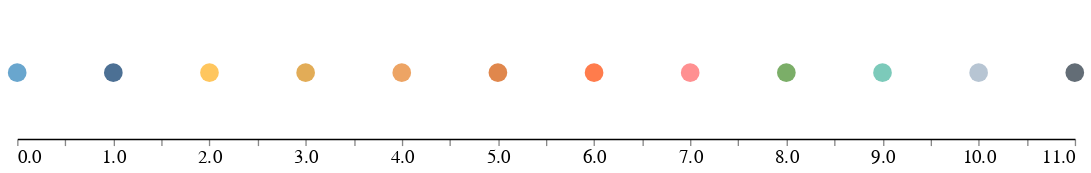

Here is the notebook cell this chart was saved with:
### Code cell
data = pd.DataFrame({
    'x': range(12),
    'color': [   '#2980B9', #(light blue)
        '#003366', #(dark blue)
        '#FFAE19', #(gold)
        '#D68910', #(dark gold)
        '#E67E22', #(orange)
        '#D35400', #(dark orange)
        '#FF4500', #(red)
        '#FF6162', #(dark pink/red)
        '#438B28', #(green)
        '#45B39D', #(teal)
        '#99ADC1', #(light gray)
        '#212F3C', #(dark gray)
    ]
})

alt.Chart(data).mark_point(
    filled=True,
    size=200
).encode(
    x='x',
    color=alt.Color('color', scale=None)
).properties(
    height = 100
)

### Figure 1 — Vega-Lite specification as saved in the notebook (floating-point values rounded to 4 significant figures)
{"width": 800, "height": 100, "config": {"title": {"fontSize": 18, "font": "Times New Roman", "anchor": "center", "fontColor": "#000000"}, "axisX": {"domain": true, "domainColor": "#000000", "grid": false, "labelFont": "Times New Roman", "labelFontSize": 14, "titleFont": "Times New Roman", "titleFontSize": 14, "titleFontWeight": "normal", "title": "X Axis Title (units)"}, "axisY": {"domain": true, "grid": false, "gridColor": "#DEDDDD", "gridWidth": 1, "labelFont": "Times New Roman", "labelFontSize": 14, "labelAngle": 0, "ticks": false, "titleFont": "Times New Roman", "titleFontSize": 14, "titleFontWeight": "normal", "titlePadding": 10, "title": "Y Axis Title (units)"}, "range": {"category": ["#2980B9", "#003366", "#FFAE19", "#D68910", "#E67E22", "#D35400", "#FF4500", "#FF6162", "#438B28", "#45B39D", "#99ADC1", "#212F3C"]}, "legend": {"labelFont": "Times New Roman", "labelFontSize": 14, "symbolType": "square", "symbolSize": 100, "titleFont": "Times New Roman", "titleFontSize": 14, "titleFontWeight": "normal", "title": "Legend", "orient": "right", "offset": 0}, "tooltip": {"font": "Open Sans"}, "view": {"stroke": "transparent", "text": {"font": "Times New Roman", "color": ["#2980B9", "#003366", "#FFAE19", "#D68910", "#E67E22", "#D35400", "#FF4500", "#FF6162", "#438B28", "#45B39D", "#99ADC1", "#212F3C"], "fontSize": 14, "align": "right", "fontWeight": 400, "size": 14}, "bar": {"size": 40, "binSpacing": 1, "continuousBandSize": 30, "discreteBandSize": 30, "fill": ["#2980B9", "#003366", "#FFAE19", "#D68910", "#E67E22", "#D35400", "#FF4500", "#FF6162", "#438B28", "#45B39D", "#99ADC1", "#212F3C"], "stroke": false}}}, "data": {"name": "data-e243f0c8b6ac22c374e653258a2d457f"}, "mark": {"type": "point", "filled": true, "size": 200}, "encoding": {"color": {"type": "nominal", "field": "color", "scale": null}, "x": {"type": "quantitative", "field": "x"}}, "$schema": "https://vega.github.io/schema/vega-lite/v4.8.1.json", "datasets": {"data-e243f0c8b6ac22c374e653258a2d457f": [{"x": 0, "color": "#2980B9"}, {"x": 1, "color": "#003366"}, {"x": 2, "color": "#FFAE19"}, {"x": 3, "color": "#D68910"}, {"x": 4, "color": "#E67E22"}, {"x": 5, "color": "#D35400"}, {"x": 6, "color": "#FF4500"}, {"x": 7, "color": "#FF6162"}, {"x": 8, "color": "#438B28"}, {"x": 9, "color": "#45B39D"}, {"x": 10, "color": "#99ADC1"}, {"x": 11, "color": "#212F3C"}]}}
